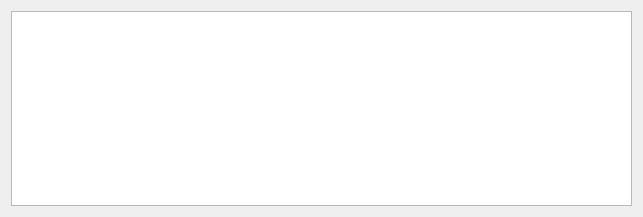
<?xml version="1.0" encoding="UTF-8"?>
<ui version="4.0">
 <class>CommentEditorPanel_q</class>
 <widget class="QWidget" name="CommentEditorPanel_q">
  <property name="enabled">
   <bool>true</bool>
  </property>
  <property name="geometry">
   <rect>
    <x>0</x>
    <y>0</y>
    <width>643</width>
    <height>217</height>
   </rect>
  </property>
  <property name="windowTitle">
   <string>Comment Editor Panel</string>
  </property>
  <layout class="QVBoxLayout" name="verticalLayout">
   <item>
    <widget class="TextEditWidget" name="editor">
     <property name="minimumSize">
      <size>
       <width>500</width>
       <height>0</height>
      </size>
     </property>
    </widget>
   </item>
  </layout>
 </widget>
 <layoutdefault spacing="6" margin="11"/>
 <customwidgets>
  <customwidget>
   <class>TextEditWidget</class>
   <extends>QTextEdit</extends>
   <header>TextEditWidget.h</header>
  </customwidget>
 </customwidgets>
 <resources/>
 <connections>
  <connection>
   <sender>editor</sender>
   <signal>textChanged()</signal>
   <receiver>CommentEditorPanel_q</receiver>
   <slot>changed()</slot>
   <hints>
    <hint type="sourcelabel">
     <x>20</x>
     <y>20</y>
    </hint>
    <hint type="destinationlabel">
     <x>20</x>
     <y>20</y>
    </hint>
   </hints>
  </connection>
 </connections>
</ui>
